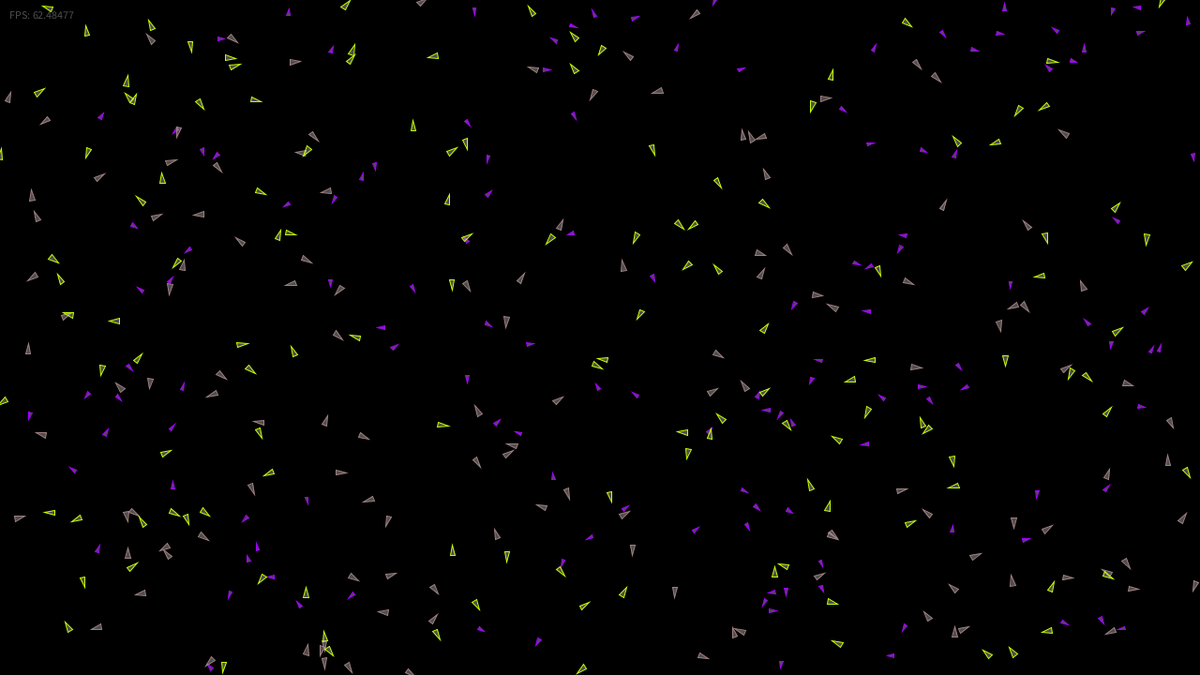
Frame 1 (no input)
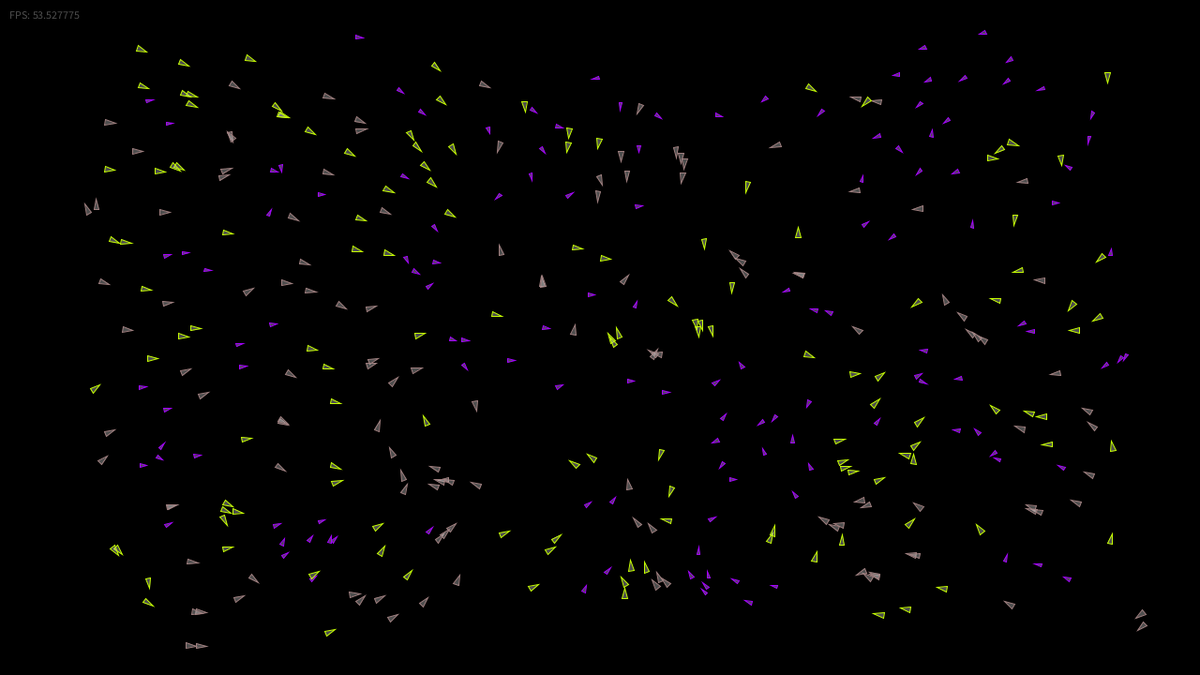
Frame 60 (the mouse pressed at the canvas centre just before this capture)
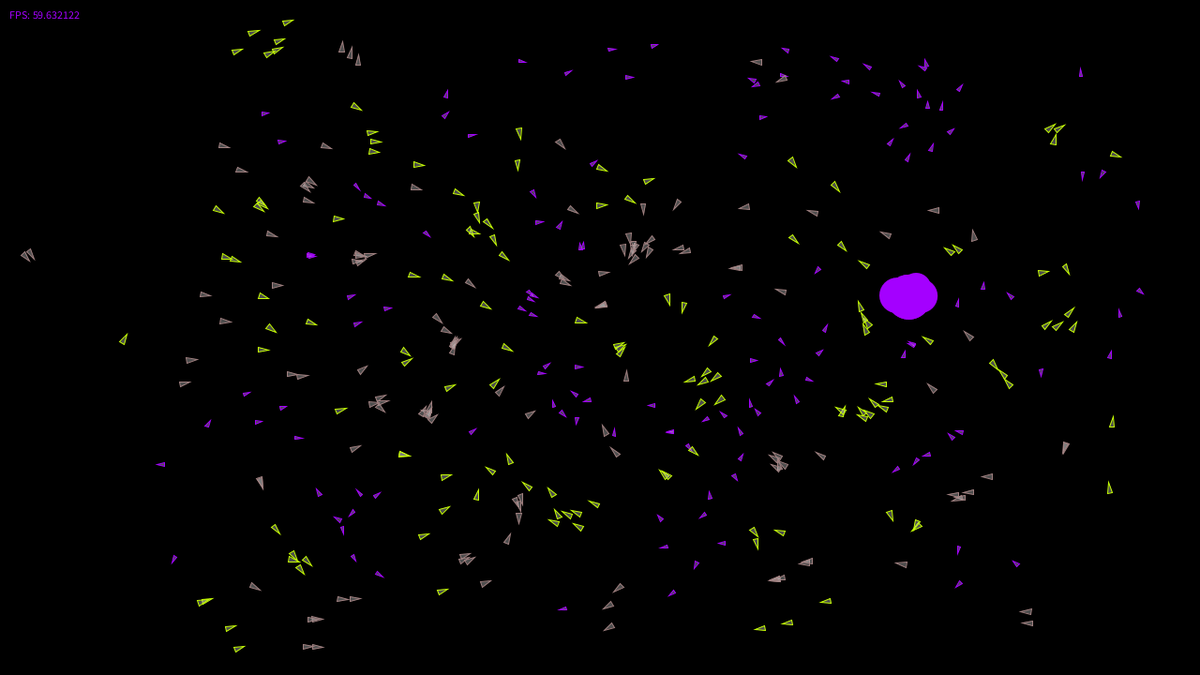
Frame 120 (the mouse held since frame 60 and released just before this capture)

The Processing sketch that drew these frames (run headless with seeded random() and noise(); from frame 60 on, the mouse is pressed at the canvas centre):

// Processing sketch: FlockingWar
// ── FlockingWar.pde
/**
 * Flocking War
 * Christopher Kaiser
 *
 * -Based on the Flocking example that comes with processing implemented by Daniel Shiffman. 
 * --An implementation of Craig Reynold's Boids program to simulate
 * --the flocking behavior of birds. Each boid steers itself based on 
 * --rules of avoidance, alignment, and coherence.
 *
 */

/*
TODO:
#Randomized parameters per flock (stored on flock class, accessed by Boids):
  -Boid
   -*size
   -*maxSpeed
   -*maxForce
   -*weight on all flocking functions in flock() and otherFlock()
   -*radius on all flocking functions in flock() and otherFlock()
   -*color
#Ability to modify parameters at runtime
  -Above parameters
  -number of flocks (after reset)
##Reset simulation without restart.
#Actual aggressive functionality
-When a higher percentage (parameter) of friendlies are in range, move toward the enemies rather than away
-Flanking/surrounding (this may not be possible without managing behavior at the flock level)
##Toggle hostility
#Toggle avoiding other flocks
#Toggle border wrapping/repel
#Random placement of all boids, or place each flock together at start
##Explosion effect
#Toggle randomness

*/

int numFlocks = 3;
int maxBoids = 400;
Flock[] flocks;
ExplosionManager explosions;

public static PVector center;
public static float borderWeight = 0.3;
public static boolean wrap = false;

boolean randomizeProperties = true;

//--Boid and Flock properties--
float minSize = 1.5;
float maxSize = 3;
float minSpeed = 1.5;
float maxSpeed = 3;
float minForce = 0.03;
float maxForce = 0.08;

float minSep = 1.5;
float maxSep = 2.5;
float minAli = 0;
float maxAli = 2;
float minCoh = 0.7;
float maxCoh = 2;
float maxTotalWeight = 4;

float minSepR = 25;
float maxSepR = 40;
float minAliR = 25;
float maxAliR = 75;
float minCohR = 15;
float maxCohR = 60;

float minOtherSepR = 25;
float maxOtherSepR = 75;
float minOtherCohR = 25;
float maxOtherCohR = 75;
float minOtherSep = 1;
float maxOtherSep = 3;
float minOtherCoh = -2;
float maxOtherCoh = -0.5;
//-----

void setup() {
  size(1280, 720);
  center = new PVector(width/2, height/2);
  
  flocks = new Flock[numFlocks];
  explosions = new ExplosionManager(5);
  //initialize flocks
  for (int i = 0; i < numFlocks; i++) {
    flocks[i] = initializeFlock(i, maxBoids/numFlocks, color(random(255), 255 * ((float)i/(numFlocks-1)),255 * (1-((float)i/(numFlocks-1)))));
    /*
    flocks[i].setBoidProperties(color(random(255), 255 * ((float)i/(numFlocks-1)),255 * (1-((float)i/(numFlocks-1)))),
                                random(minSize, maxSize), //size
                                random(minSpeed, maxSpeed), //speed
                                random(minForce, maxForce)); //force
    flocks[i].setFlockingWeights(random(minSep, maxSep), random(minAli, maxAli), random(minCoh, maxCoh), maxTotalWeight);
    flocks[i].setFlockingRadius(random(minSepR, maxSepR), random(minAliR, maxAliR), random(minCohR, maxCohR));
    flocks[i].setFlockAvoidanceProperties(random(minOtherSep, maxOtherSep), random(minOtherCoh,maxOtherCoh),
                                          random(minOtherSepR, maxOtherSepR), random(minOtherCohR, maxOtherCohR));
    flocks[i].initializeBoids(maxBoids/numFlocks);*/
  }
}

void draw() {
  background(0);
  
  for(int i = 0; i < numFlocks; i++) {
    flocks[i].run(flocks);
  }
  
  explosions.run();
  
  text("FPS: " + frameRate, 10, 20);
}

// Add a new boid into the System
void mousePressed() {
  explosions.addExplosion(new PVector(mouseX, mouseY), 255);
  //flocks[0].addBoid(mouseX, mouseY);
}

Flock initializeFlock(int index, int count, color c) {
  Flock flock = new Flock(index);
  
  if(randomizeProperties) {
    flock.setBoidProperties(c,
                            random(minSize,  maxSize), //size
                            random(minSpeed, maxSpeed), //speed
                            random(minForce, maxForce)); //force
    flock.setFlockingWeights(random(minSep,  maxSep),  random(minAli,  maxAli),  random(minCoh,  maxCoh), maxTotalWeight);
    flock.setFlockingRadius (random(minSepR, maxSepR), random(minAliR, maxAliR), random(minCohR, maxCohR));
    flock.setFlockAvoidanceProperties(random(minOtherSep,  maxOtherSep),  random(minOtherCoh,  maxOtherCoh),
                                      random(minOtherSepR, maxOtherSepR), random(minOtherCohR, maxOtherCohR));
    flock.initializeBoids(maxBoids/numFlocks);
  } else {
    flock.setBoidProperties(c,
                            average(minSize,  maxSize), //size
                            average(minSpeed, maxSpeed), //speed
                            average(minForce, maxForce)); //force
    flock.setFlockingWeights(average(minSep, maxSep),  average(minAli,  maxAli),  average(minCoh,  maxCoh), maxTotalWeight);
    flock.setFlockingRadius(average(minSepR, maxSepR), average(minAliR, maxAliR), average(minCohR, maxCohR));
    flock.setFlockAvoidanceProperties(average(minOtherSep,  maxOtherSep),  average(minOtherCoh,  maxOtherCoh),
                                      average(minOtherSepR, maxOtherSepR), average(minOtherCohR, maxOtherCohR));
    flock.initializeBoids(count);
  }
  
  return flock;
}
// ── Boid.pde

class Boid {

  PVector position;
  PVector velocity;
  PVector acceleration;
  float size;
  float force;
  float maxSpeed;
  
  color strokeColor;
  
  Flock flock;
  
  Boid(float x, float y, Flock owner) {    
    flock = owner;
    
    acceleration = new PVector(0, 0);
    
    float angle = random(TWO_PI);
    velocity = new PVector(cos(angle), sin(angle));
    
    position = new PVector(x, y);
    
    strokeColor = owner.strokeColor;
    size = owner.boidSize;
    maxSpeed = owner.boidMaxSpeed;
    force = owner.boidForce;
  }

  void update() {    
    //Always move toward center
    applyForce(seek(FlockingWar.center).mult(0.5));
    
    move();
    borders(FlockingWar.wrap);
    render();
  }

  void applyForce(PVector force) {
    //We could add mass here if we want A = F / M
    acceleration.add(force);
  }

  // We accumulate a new acceleration each time based on three rules
  void flock() {
    PVector sep = separate(flock.boids, flock.sepRadius);   // Separation
    PVector ali = align(flock.boids, flock.aliRadius);      // Alignment
    PVector coh = cohesion(flock.boids, flock.cohRadius);   // Cohesion
    // Arbitrarily weight these forces
    sep.mult(flock.sepWeight);
    ali.mult(flock.aliWeight);
    coh.mult(flock.cohWeight);
    // Add the force vectors to acceleration
    applyForce(sep);
    applyForce(ali);
    applyForce(coh);
  }
  
  void otherFlock(ArrayList<Boid> boids) {
    PVector sep = separate(boids, 50);
    PVector coh = cohesion(boids, 50);
    
    if(countWithinRadius(boids, 20) > 3) {
      explosions.addExplosion(position, strokeColor);
      flock.removeBoid(this);
    }
    
    sep.mult(2.0);
    coh.mult(-1);
    applyForce(sep);
    applyForce(coh);
  }
  
  // Method to update position
  void move() {
    velocity.add(acceleration);
    velocity.limit(maxSpeed);
    
    position.add(velocity);
    //Reset acceleration to 0 each cycle
    acceleration.mult(0);
  }

  PVector seek(PVector target) {
    return calcSteer(PVector.sub(target, position)); 
  }

  PVector calcSteer(PVector desired) {
    
    //Scale to maximum speed
    desired.normalize();
    desired.mult(maxSpeed);
    
    //Reynolds: Steering = Desired - Velocity
    desired.sub(velocity);
    desired.limit(force);
    
    return desired;
  }
  
  void render() {
    //Draw a triangle rotated in the direction of velocity
    float theta = velocity.heading() + radians(90);
    
    fill(200, 100);
    stroke(strokeColor);
    pushMatrix();
    translate(position.x, position.y);
    rotate(theta);
    beginShape(TRIANGLES);
    vertex(0, -size*2);
    vertex(-size, size*2);
    vertex(size, size*2);
    endShape();
    popMatrix();
  }

  // Wraparound
  void borders(boolean wrap) {
    if(wrap) {
      if (position.x < -size) position.x = width+size;
      if (position.y < -size) position.y = height+size;
      if (position.x > width+size) position.x = -size;
      if (position.y > height+size) position.y = -size;
    }
    else {
      float margin = 100;
      PVector repel = new PVector();
      
      float t = -1;
      if (position.x < margin)          t = inverseLerp(margin, 0,         max(0, position.x));
      if (position.y < margin)          t = inverseLerp(margin, 0,         max(0, position.y));
      if (position.x > width - margin)  t = inverseLerp(width-margin,  width,   min(width, position.x));
      if (position.y > height - margin) t = inverseLerp(height-margin, height,  min(height, position.y));
      
      
      if (t >= 0) {
      
        repel = PVector.sub(FlockingWar.center, position);
        repel.normalize();
        repel.mult(t);
      }
          
      
      repel.mult(FlockingWar.borderWeight);
      applyForce(repel);
    }
  } 
  
  int countWithinRadius(ArrayList<Boid> boids, float radius) {
    radius = radius * radius;
     
    int count = 0;
    for (Boid other : boids) {
    float d = PVector.sub(position, other.position).magSq();
      if ((d > 0) && (d < radius)) {        
        count++;
      }
    }
    return count;    
  }

  //Separation
  //Calculate average steering vector away from nearby boids  
  PVector separate (ArrayList<Boid> boids, float radius, boolean weight) {
    
    PVector sum = new PVector(0, 0);
    PVector sepVec = new PVector(0,0);
    int count = 0;
    // For every boid in the system, check if it's too close
    for (Boid other : boids) {
      sepVec = PVector.sub(position, other.position); 
      float d = sepVec.magSq();      
      if ((d > 0) && (d < radius*radius)) {
        // Calculate vector pointing away from neighbor            
        
        //sepVec.normalize();        
        if(weight) {
          sepVec.div(d);// Weight by distance
        }     
        
        sum.add(sepVec);        
        count++; // Keep track of how many
      }
    }
    // Average -- divide by how many
    if (count > 0) {
      sum.div((float)count).normalize();  
      return calcSteer(sum);
    }
    else {
      return sum; 
    }

  }
  PVector separate(ArrayList<Boid> boids, float radius) {
    return separate(boids, radius, true);
  }
  
  //Cohesion
  //For the average position of all nearby boids, calculate steering vector towards that position
  PVector cohesion (ArrayList<Boid> boids, float radius) {
    
    PVector sum = new PVector(0, 0);
    int count = 0;
    int closest = 0;
    float closestDist = 999999;
    int num = boids.size();
    for (int i = 0; i < num; i++) {
      float d = PVector.sub(position, boids.get(i).position).magSq();
      if((d > 0) && d < (closestDist*closestDist)) {
        closestDist = d;
        closest = i;
      }
      if ((d > 0) && (d < radius*radius)) {
        sum.add(boids.get(i).position); //Add position
        count++;
      }
    }
    if (count > 0) {
      sum.div(count);
      //Steer towards the position
      return calcSteer(sum.sub(position));
    }
    else if(num > 1){
      //return new PVector(0, 0);
      return calcSteer(PVector.sub(boids.get(closest).position, position));
    }
    
    return new PVector(0,0);
  }
  
  //Alignment
  //For every nearby boid in the system, calculate the average velocity
  PVector align (ArrayList<Boid> boids, float radius) {
    PVector sum = new PVector(0, 0);
    int count = 0;
    for (Boid other : boids) {
      float d = PVector.sub(position, other.position).magSq();
      if ((d > 0) && (d < radius*radius)) {
        sum.add(other.velocity);
        count++;
      }
    }
    if (count > 0) {
      sum.div((float)count);
      return calcSteer(sum);
    } 
    else {
      return new PVector(0, 0);
    }
  }

  
}
// ── Explosion.pde

class Explosion {
  boolean alive = false;
  float duration = 500; //milliseconds
  float startTime = 0;
  float size = 25;
  color fill = 255;
  
  PVector center;
  int detail = 3;
  PVector[] circles;
  float[] diameters;
  
  Explosion() {
    circles = new PVector[detail];
    diameters = new float[detail];
  }
  
  void init(PVector pos, color c) {
    alive = true;
    startTime = millis();
    
    center = pos;
    for(int i = 0; i < detail; i++) {
      
      circles[i] = PVector.add(pos, PVector.random2D().mult(size*0.5));
      println(circles[i]);
      diameters[i] = random(size * 0.5, size);
    }
    
    fill = c;
  }
  
  void run() {
    if(!alive)
      return;
    
    float t = inverseLerp(startTime + duration, startTime, millis());
    if(t < 0) {
      alive = false;
    } else {
       render(t);
    }
  }
  
  void render(float t) {
    fill(fill);
    noStroke();
    //float d = size * sin(PI*lerp(0.6, 0, t));
    float sin2 = 2 * sin(PI*t);
    float d = size * sin2;
    ellipse(center.x, center.y, d, d);
    for(int i = 0; i < detail; i++) {
      d = diameters[i] * sin2;
      ellipse(circles[i].x, circles[i].y, d, d);
    }
    //ellipse(center.x, center.y, d, d);
    d = size * sin2;
    ellipse(center.x, center.y, d, d);
    
  }
}

class ExplosionManager {
  Explosion[] pool;
  int current = 0;
  int len;
  
  ExplosionManager(int count) {
     pool = new Explosion[count];
     len = count;
     
     for(int i = 0; i < len; i++) {
       pool[i] = new Explosion(); 
     }
  }
  
  void addExplosion(PVector pos, color c) {
    current++;
    if(current == len)
      current = 0;
    
    pool[current].init(pos, c);
  }
  
  void run() {
    for(int i = 0; i < len; i++) {
      pool[i].run(); 
    }
  }
}
// ── Flock.pde
// The Flock (a list of Boid objects)

class Flock {
  private ArrayList<Boid> boids; // An ArrayList for all the boids
  
  int flockSize;
  int id;
  color strokeColor = 0;
  float boidSize = 2;
  float boidMaxSpeed = 2;
  float boidForce = 0.03;
  
  float sepWeight = 1.5;
  float aliWeight = 1;
  float cohWeight = 1.2;
  float sepRadius = 25;
  float aliRadius = 50;
  float cohRadius = 50;
  
  float sepOtherWeight = 2;
  float cohOtherWeight = -1;
  float sepOtherRadius = 50;
  float cohOtherRadius = 50;
  
  boolean initialized = false;
  
  Flock(int index) {
    id = index;
  }
  
  void setBoidProperties(color c, float size, float maxSpeed, float force) {
    strokeColor = c;
    boidSize = size;
    boidMaxSpeed = maxSpeed;
    boidForce = force;
    
    if(initialized) {
      for(Boid b : boids) {
        b.strokeColor = c;
        b.size = size;
        b.maxSpeed = maxSpeed;
        b.force = force;
      }
    }
  }

  void setFlockingWeights(float sep, float ali, float coh, float maxTotalWeight) {
    sepWeight = sep;
    aliWeight = ali;
    cohWeight = coh;
    
    if(sep + ali + coh > maxTotalWeight) {
      float f = maxTotalWeight / (sep + ali + coh);
      sep *= f;
      ali *= f;
      coh *= f;      
    }
  }
  
  void setFlockingRadius(float sep, float ali,float coh) {
    sepRadius = sep;
    aliRadius = ali;
    cohRadius = coh;
  }
  
  void setFlockAvoidanceProperties(float sepW, float cohW, float sepR, float cohR) {
    sepOtherWeight = sepW;
    cohOtherWeight = cohW;
    sepOtherRadius = sepR;
    cohOtherRadius = cohR;
  }
  
  void initializeBoids(int count) {
    
    boids = new ArrayList<Boid>(flockSize);
    
    for(int i = 0; i < count; i++) {
       addBoid(random(width), random(height));
    }
    flockSize = count;
    
    initialized = true;
  }

  void run(Flock[] allFlocks) {
    
    for (int i = 0; i < flockSize; i++) {
      boids.get(i).flock();  //Passing the entire list of boids to each boid individually
    
      for(Flock f : allFlocks) {
        if(i >= flockSize) { break; }
        if(f.id != id){
          boids.get(i).otherFlock(f.boids);
        }
      }
      
      if(i < flockSize) { boids.get(i).update(); }
    }
  }

  void addBoid(float x, float y) {
    boids.add(new Boid(x,y, this));
    flockSize++;
  }
  
  void removeBoid(Boid boid) {
    println("Removed Boid " + "(" + boid.position + ") " + (flockSize-1));
    boids.remove(boid);
    flockSize--;    
  }
}
// ── Utility.pde

float average(float n1, float n2) {
  return (n1 + n2) * 0.5; 
}

float inverseLerp(float min, float max, float mid) {
  return (mid - min) / (max - min);
}
